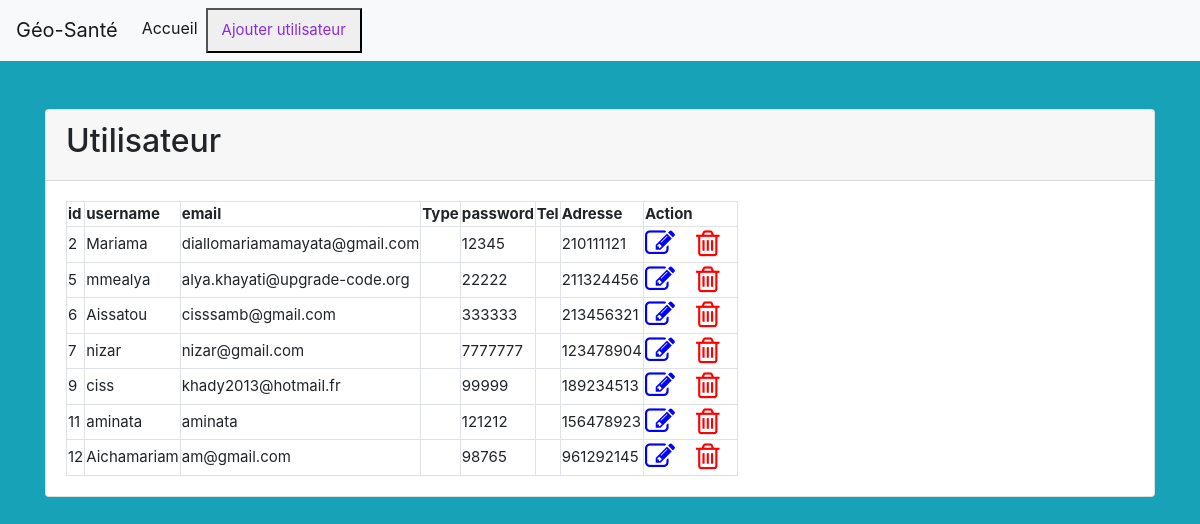
/Admin.php, run on the app's committed database.
### tables this page shows
CREATE TABLE `users` (
  `id` int(11) NOT NULL,
  `username` varchar(100) NOT NULL,
  `email` varchar(100) NOT NULL,
  `password` varchar(100) NOT NULL,
  `Tel` int(11) DEFAULT NULL
);

### Admin.php (the view)
<?php
    require('db.php');
    $sql = 'SELECT * FROM users';
    $preparation = $connexion->prepare($sql);
    $preparation->execute();
    $customer = $preparation->fetchAll(PDO::FETCH_OBJ);
    require('header.php');
?>
<div class="container">
    <div class="card mt-5">
        <div class="card-header">
            <h2>Utilisateur</h2>
        </div>
        <div class="card-body">
            <table style="font-size:15px;" class=" table-bordered">
                <tr>
                    <th>id</th>
                    <th>username</th>
                    <th>email</th>
                    <th>Type</th>
                    <th>password</th>
                    <th>Tel</th>
                    <th>Adresse</th>
                    <th>Action</th>
                </tr>
                <?php foreach($customer as $person): ?>
                <tr>
                    <td><?=$person->id;  ?></td>
                    <td><?=$person->username;  ?></td>
                    <td><?=$person->email;  ?></td>
                    <td><?=$person->Type;  ?></td>
                    <td><?=$person->password;  ?></td>
                    <td><?=$person->Adresse;  ?></td>
                    <td><?=$person->Tel;  ?></td>
                    <td>
                        <a href="modifier.php?id=<?= $person->id;?>" class=""><i class="fa fa-edit"
                                style="font-size:30px;color:blue"></i></a>&nbsp;&nbsp;&nbsp;&nbsp;
                        <a onclick="return confirm('Voulez-vous vraiment supprimer cet enregistrement?')"
                            href="supprimer.php?id=<?= $person->id;?>" class=""><i class="fa fa-trash-o"
                                style="font-size:30px;color:red"></i></a>&nbsp;&nbsp;&nbsp;&nbsp;
                    </td>
                </tr>
                <?php endforeach; ?>
            </table>
        </div>
    </div>
</div>
<?php require('footer.php'); ?>

### header.php (shortened to what this page needs)
<!doctype html>
<html lang="en">
<head>
    <link rel="stylesheet" href="https://maxcdn.bootstrapcdn.com/bootstrap/4.0.0/css/bootstrap.min.css"
>
    <link rel="stylesheet" href="https://cdnjs.cloudflare.com/ajax/libs/font-awesome/4.7.0/css/font-awesome.min.css">
</head>
<body class="bg-info">
    <nav class="navbar navbar-expand-lg navbar-light bg-light">
        <a class="navbar-brand" href="indexsante.html">Géo-Santé</a>
        <div class="collapse navbar-collapse" id="navbarSupportedContent">
            <ul class="navbar-nav mr-auto">
                <li class="nav-item active">
                    <a class="nav-link" href="Admin.php">Accueil <span class="sr-only">(current)</span></a>
                </li>
                <li class="nav-item">
                    <button> <a class="nav-link" style="font-size:15px; color:blueviolet" href=" add_user.php">Ajouter
                            utilisateur</a></button>
                </li>
            </ul>
        </div>
    </nav>

### footer.php (shortened to what this page needs)
</body>
</html>

### data on the page
users: id "2", username "Mariama", email "diallomariamamayata@gmail.com", password "12345", Tel "210111121"
users: id "5", username "mmealya", email "alya.khayati@upgrade-code.org", password "22222", Tel "211324456"
users: id "6", username "Aissatou", email "cisssamb@gmail.com", password "333333", Tel "213456321"
users: id "7", username "nizar", email "nizar@gmail.com", password "7777777", Tel "123478904"
users: id "9", username "ciss", email "khady2013@hotmail.fr", password "99999", Tel "189234513"
users: id "11", username "aminata", email "aminata", password "121212", Tel "156478923"
users: id "12", username "Aichamariam", email "am@gmail.com", password "98765", Tel "961292145"
